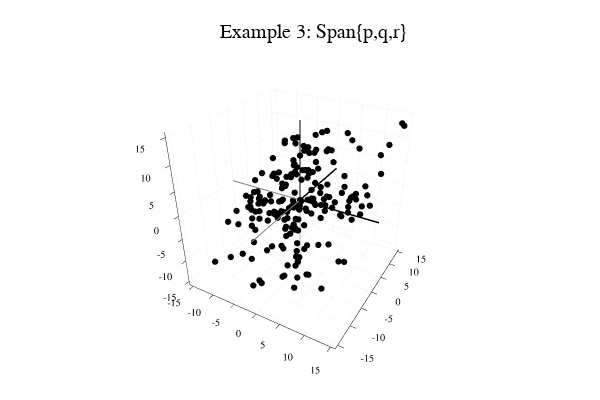

This figure's notebook cell:
### Code cell
# Example 3a: p,q,
using Plots
plotly()
P=[1,-2,-1]; Q=[3,0,1];
NumberOfPoints=200;

a1=rand(-15:15)*rand(); a2=rand(-15:15)*rand();
p=P*a1; q=Q*a2;

while abs(p[1]+q[1])>15 || abs(p[2]+q[2])>15 || abs(p[3]+q[3])>15
    a1=rand(-15:15)*rand(); a2=rand(-15:15)*rand(); 
    p=P*a1; q=Q*a2; 
end

d=plot3d(title="Example 3b: Span{p,q}", legend=false, lims=[-15,15])
scatter!([p[1]+q[1], p[1]+q[1]],[p[2]+q[2],p[2]+q[2]],[p[3]+q[3],p[3]+q[3]], markercolor="black", markersize=1)

if NumberOfPoints>1
    for n = 2:NumberOfPoints
        a1=rand(-15:15)*rand(); a2=rand(-15:15)*rand(); 
        p=P*a1; q=Q*a2; 
        while abs(p[1]+q[1])>15 || abs(p[2]+q[2])>15 || abs(p[3]+q[3])>15
            a1=rand(-15:15)*rand(); a2=rand(-15:15)*rand(); 
            p=P*a1; q=Q*a2;  
        end
        scatter!([p[1]+q[1], p[1]+q[1]],[p[2]+q[2],p[2]+q[2]],[p[3]+q[3],p[3]+q[3]], markercolor="black", markersize=1)
    end
end

plot3d!([0,0],[0,0],[0,20], label="+z", linecolor="black", linewidth=2,lims=[-15,15])
plot3d!([0,0],[0,0],[0,-20],  label="-z", linecolor="gray", linewidth=1,lims=[-15,15])
plot3d!([0,0],[0,20],[0,0],  label="+y", linecolor="black", linewidth=3,lims=[-15,15])
plot3d!([0,0],[0,-20],[0,0],  label="-y", linecolor="gray", linewidth=2,lims=[-15,15])
plot3d!([0,20],[0,0],[0,0],  label="+x", linecolor="black", linewidth=3,lims=[-15,15])
plot3d!([0,-20],[0,0],[0,0],  label="-x", linecolor="gray", linewidth=2,lims=[-15,15])

display(d)
